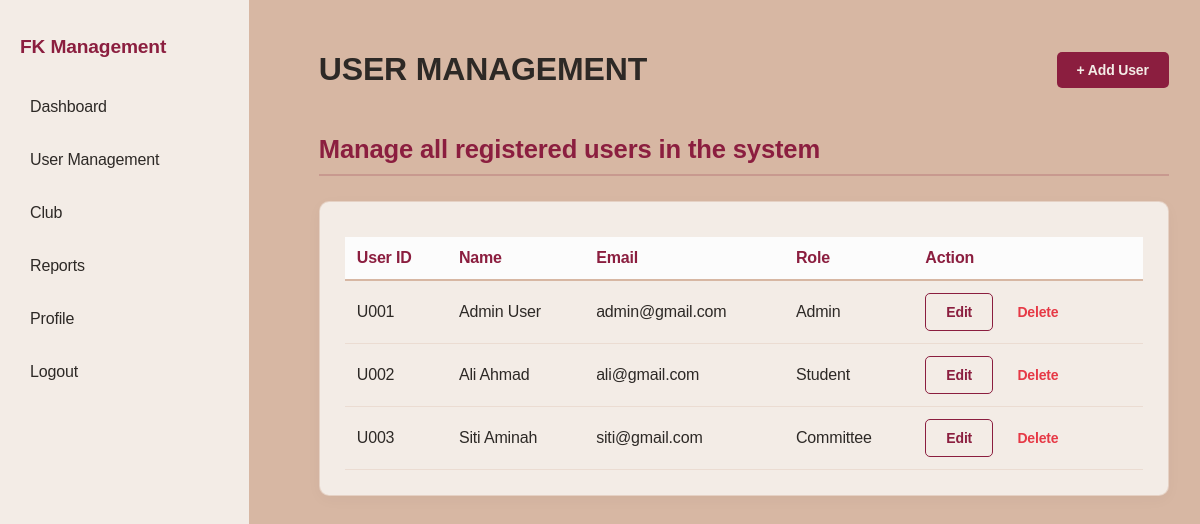
Page /UserManagement.php (signed in) on the earlier database version.
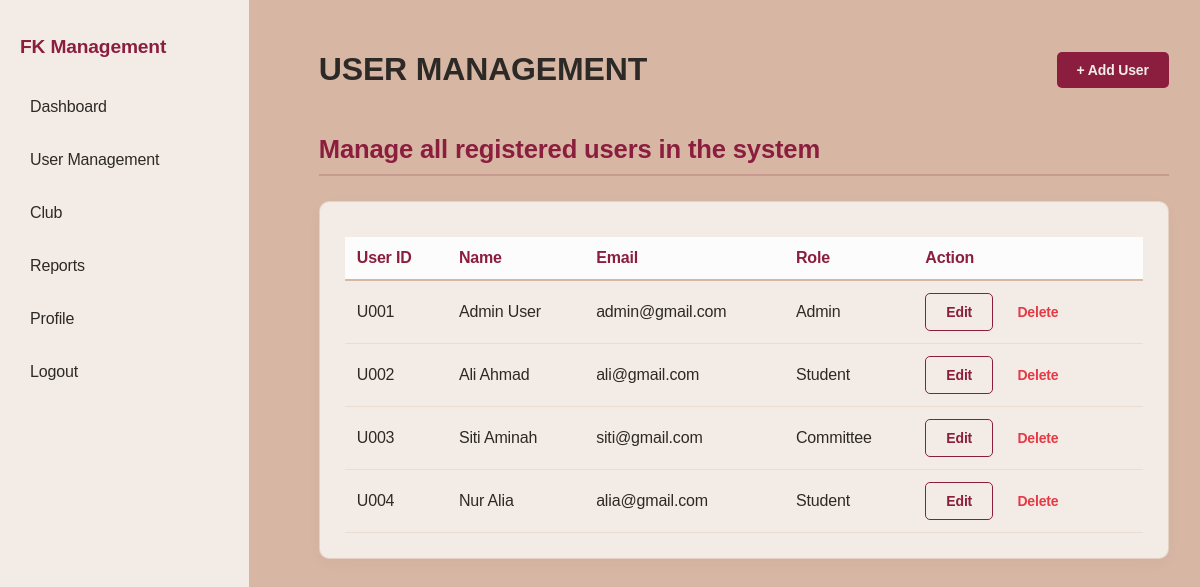
Same page on the later database version.
### tables this page shows
CREATE TABLE `user` (
  `UserID` varchar(50) NOT NULL,
  `Name` varchar(100) NOT NULL,
  `Email` varchar(100) NOT NULL,
  `Password` varchar(50) NOT NULL,
  `RoleID` varchar(50) NOT NULL,
  `UserStatus` varchar(50) NOT NULL
);

### UserManagement.php (the view, shortened to what this page needs)
<?php
require_once 'db.php';
$sql = "SELECT UserID, Name, Email, RoleID FROM user";
$result = mysqli_query($conn, $sql);
?>
<!DOCTYPE html>
<html>
<head>
    <link rel="stylesheet" href="style.css">
</head>
<body>
<?php include('Navigation.php'); ?>
<div class="main-content">
    <div class="header-row">
        <h1>USER MANAGEMENT</h1>
        <a href="RegisterUser.php" class="btn btn-primary">
            + Add User
        </a>
    </div>
    <p class="club-subtitle">
        Manage all registered users in the system
    </p>
    <div class="info-table-container">
        <table class="management-table">
            <thead>
                <tr>
                    <th>User ID</th>
                    <th>Name</th>
                    <th>Email</th>
                    <th>Role</th>
                    <th>Action</th>
                </tr>
            </thead>
            <tbody>
            <?php while($row = mysqli_fetch_assoc($result)) { ?>
                <tr>
                    <td><?php echo $row['UserID']; ?></td>
                    <td><?php echo $row['Name']; ?></td>
                    <td><?php echo $row['Email']; ?></td>
                    <td>
                        <?php
                            if($row['RoleID'] == 'R01') echo "Admin";
                            elseif($row['RoleID'] == 'R02') echo "Student";
                            else echo "Committee";
                        ?>
                    </td>
                    <td>
                        <a href="EditUser.php?id=<?php echo $row['UserID']; ?>"
                           class="btn btn-outline">
                            Edit
                        </a>
                        <a href="DeleteUser.php?id=<?php echo $row['UserID']; ?>"
                           class="btn btn-danger-text"
                           onclick="return confirm('Delete this user?')">
                            Delete
                        </a>
                    </td>
                </tr>
            <?php } ?>
            </tbody>
        </table>
    </div>
</div>
</body>
</html>

### Navigation.php (shortened to what this page needs)
<div class="sidebar">
    <h2>FK Management</h2>
    <ul class="nav-menu">
        <?php if($_SESSION['RoleID'] == 'R01') { ?>
            <li>
                <a href="AdminDashboard.php">Dashboard</a>
            </li>
            <li>
                <a href="UserManagement.php">User Management</a>
            </li>
            <li>
                <a href="ClubList.php">Club</a>
            </li>
            <li>
                <a href="Reports.php">Reports</a>
            </li>
        <?php } ?>
        <li>
            <a href="Profile.php">Profile</a>
        </li>
        <li>
            <a href="Logout.php">Logout</a>
        </li>
    </ul>
</div>

### style.css (style rules this page uses)
:root { --primary-maroon: #8B1E3F; --light-gray: #D7B7A3; --white: #F3ECE6; --text-dark: #2D2926; --border-color: #D7B7A3; --danger-red: #E63946; --sidebar-width: 250px; }
body { font-family: 'Poppins', sans-serif; letter-spacing: -0.01em; margin: 0; display: flex; background-color: var(--light-gray); color: var(--text-dark); }
.sidebar { width: 250px; height: 100vh; background-color: var(--white); border-right: 1px solid var(--border-color); position: fixed; left: 0; top: 0; padding: 20px; box-sizing: border-box; z-index: 100; }
.sidebar h2 { color: var(--primary-maroon); font-size: 1.2rem; margin-bottom: 30px; }
.nav-menu { list-style: none; padding: 0; }
.nav-menu li { margin-bottom: 15px; }
.nav-menu a { text-decoration: none; color: var(--text-dark); font-weight: 500; display: block; padding: 10px; border-radius: 5px; transition: 0.3s; }
.main-content { margin-left: 50px; padding: 30px 30px; width: calc(100% - 290px); min-height: 100vh; overflow-y: auto; box-sizing: border-box; display: block; }
.header-row { display: flex; justify-content: space-between; align-items: center; margin-bottom: 25px; padding: 0; }
.club-subtitle { margin-bottom: 25px; font-size: 1.6rem; color: var(--primary-maroon); font-weight: 600; border-bottom: 2px solid rgba(139, 30, 63, 0.2); padding-bottom: 10px; }
.info-table-container, .form-container { background: var(--white); padding: 25px; margin-bottom: 20px; border-radius: 10px; box-shadow: 0 4px 15px rgba(0,0,0,0.03); border: 1px solid rgba(215, 183, 163, 0.5); }
.management-table { width: 100%; border-collapse: collapse; margin-top: 10px; }
.management-table th { text-align: left; padding: 12px; background-color: rgba(252, 252, 252, 255); color: var(--primary-maroon); border-bottom: 2px solid var(--border-color); }
.management-table td { padding: 12px; border-bottom: 1px solid rgba(215, 183, 163, 0.3); }
.btn { padding: 10px 20px; border: none; border-radius: 5px; cursor: pointer; text-decoration: none; display: inline-block; font-size: 14px; transition: 0.3s; font-weight: 600; }
.btn-primary { background-color: var(--primary-maroon); color: var(--white); }
.btn-outline { border: 1.5px solid var(--primary-maroon); color: var(--primary-maroon); background: transparent; }
.btn-danger-text { color: var(--danger-red); background: transparent; text-decoration: none; }
::placeholder { color: #b5ada7; font-style: italic; }
.header-row { display: flex; justify-content: space-between; align-items: center; margin-bottom: 25px; }

Differences in the rows shown:
added user: UserID "U004", Name "Nur Alia", Email "alia@gmail.com", shows "Student"
